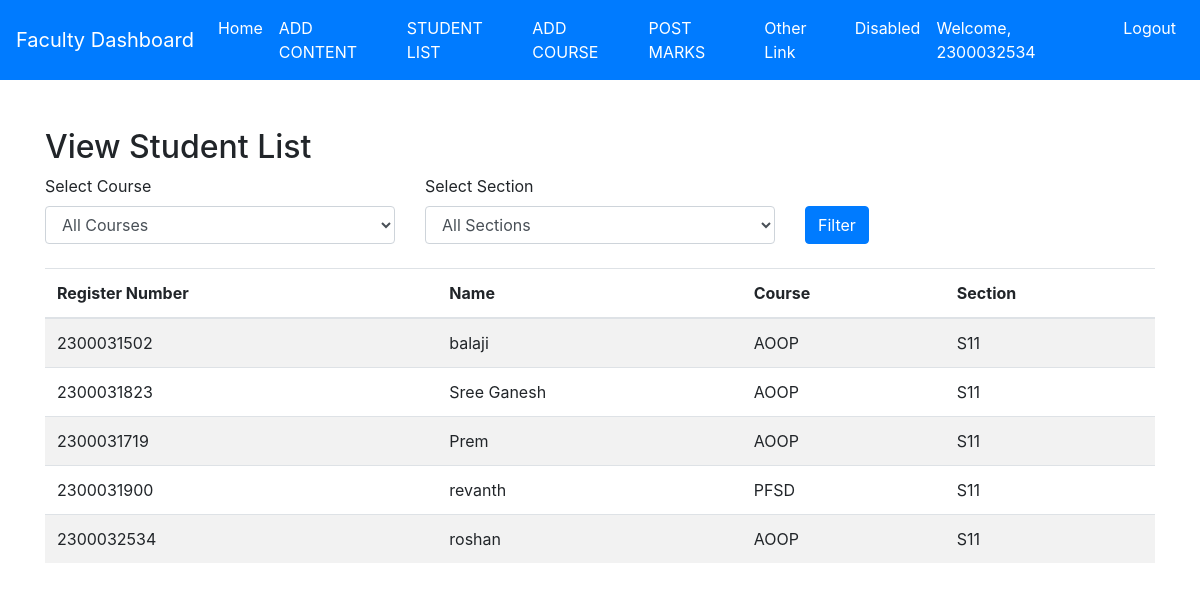
The app's page /facultyapp/view_student_list/ (signed in) with its own data.
### adminapp/models.py (models this page shows, shortened)
class StudentList(models.Model):
    Register_Number = models.CharField(max_length=20, unique=True)
    Name = models.CharField(max_length=100)
    user = models.OneToOneField(User, on_delete=models.CASCADE, null=True)

### facultyapp/models.py (models this page shows, shortened)
class AddCourse(models.Model):
    COURSE_CHOICES = [
        ('AOOP', 'Advanced Object-Oriented Programming'),
        ('PFSD', 'Python Full Stack Development'),
    ]
    SECTION_CHOICES = [
        ('S11', 'Section S11'),
        ('S12', 'Section S12'),
        ('S13', 'Section S13'),
        ('S14', 'Section S14'),
        ('S15', 'Section S15'),
    ]
    student = models.ForeignKey(StudentList, on_delete=models.CASCADE)
    course = models.CharField(max_length=50, choices=COURSE_CHOICES)
    section = models.CharField(max_length=50, choices=SECTION_CHOICES)

### facultyapp/views.py (the view)
# urls.py: path('view_student_list/', views.view_student_list, name='view_student_list'),
def view_student_list(request):
    print("view_student_list was called")  # Confirm function call
    course = request.GET.get('course')
    section = request.GET.get('section')
    print(f"Course: {course}, Section: {section}")  # Check GET parameters
    student_courses = AddCourse.objects.all()
    if course:
        student_courses = student_courses.filter(course=course)
        print(f"Filtered student_courses by course: {list(student_courses.values())}")  # Debugging
    if section:
        student_courses = student_courses.filter(section=section)
        print(f"Filtered student_courses by section: {list(student_courses.values())}")  # Debugging
    students = StudentList.objects.filter(id__in=student_courses.values('student_id'))
    print(f"Students found: {list(students.values())}")  # Debugging
    course_choices = AddCourse.COURSE_CHOICES
    section_choices = AddCourse.SECTION_CHOICES
    context = {
        'students': students,
        'course_choices': course_choices,
        'section_choices': section_choices,
        'selected_course': course,
        'selected_section': section,
    }
    print("Rendering the student list template")  # Confirm rendering
    return render(request, 'facultyapp/view_student_list.html', context)

### templates/facultyapp/view_student_list.html (shortened to what this page needs)
{% extends 'navbar/Facultynavbar.html' %}
{% load static %}
{% block body %}
    <div class="container mt-5">
        <h2>View Student List</h2>
        <form method="get" class="mb-4">
            <div class="row">
                <div class="col-md-4">
                    <label for="course" class="form-label">Select Course</label>
                    <select name="course" id="course" class="form-control">
                        <option value="">All Courses</option>
                    </select>
                </div>
                <div class="col-md-4">
                    <label for="section" class="form-label">Select Section</label>
                    <select name="section" id="section" class="form-control">
                        <option value="">All Sections</option>
                    </select>
                </div>
                <div class="col-md-4 mt-4">
                    <button type="submit" class="btn btn-primary mt-2">Filter</button>
                </div>
            </div>
        </form>
        <table class="table table-striped">
            <thead>
                <tr>
                    <th>Register Number</th>
                    <th>Name</th>
                    <th>Course</th>
                    <th>Section</th>
                </tr>
            </thead>
            <tbody>
                {% if students %}
                    {% for student in students %}
                        <tr>
                            <td>{{ student.Register_Number }}</td>
                            <td>{{ student.Name }}</td>
                            <td>{{ student.addcourse_set.first.course }}</td>
                            <td>{{ student.addcourse_set.first.section }}</td>
                        </tr>
                    {% endfor %}
                {% else %}
                    <tr>
                        <td colspan="4" class="text-center">No students found.</td>
                    </tr>
                {% endif %}
            </tbody>
        </table>
    </div>
{% endblock %}

### templates/navbar/Facultynavbar.html (shortened to what this page needs)
<!DOCTYPE html>
<html lang="en">
<head>
    <link href="https://stackpath.bootstrapcdn.com/bootstrap/4.5.2/css/bootstrap.min.css" rel="stylesheet">
</head>
<body>
<nav class="navbar navbar-expand-lg" style="background-color: #007bff;">
    <a class="navbar-brand text-white" href="#">Faculty Dashboard</a>
    <div class="collapse navbar-collapse" id="navbarNav">
        <ul class="navbar-nav">
            <li class="nav-item active">
                <a class="nav-link text-white" href="{% url 'facultyapp:FacultyHomePage' %}">Home <span class="sr-only">(current)</span></a>
            </li>
            <li class="nav-item ">
                <a class="nav-link text-white" href="{% url 'facultyapp:add_content' %}">ADD CONTENT</a>
            </li>
            <li class="nav-item">
                <a class="nav-link text-white" href="{% url 'facultyapp:view_student_list' %}">STUDENT LIST</a>
           </li>
            <li class="nav-item">
                <a class="nav-link text-white" href="{% url 'facultyapp:add_course' %}">ADD COURSE</a>
            </li>
            <li class="nav-item">
                <a class="nav-link text-white" href="{% url 'facultyapp:post_marks' %}">POST MARKS</a>
            </li>
            <li class="nav-item">
                <a class="nav-link text-white" href="#">Other Link</a>
            </li>
            <li class="nav-item">
                <a class="nav-link text-white disabled" href="#" tabindex="-1" aria-disabled="true">Disabled</a>
            </li>
        </ul>
    </div>
    <ul class="navbar-nav ms-auto">
        {% if user.is_authenticated %}
            <li class="nav-item">
                <span class="nav-link text-white">Welcome, {{ user.username }}</span>
            </li>
            <li class="nav-item">
                <a class="nav-link text-white" href="{% url 'logout' %}">Logout</a>
            </li>
        {% endif %}
    </ul>
</nav>
{% block body %}
{% endblock %}
</body>
</html>

### records on screen
StudentList: Register_Number "2300031502", Name "balaji", addcourse_set.first.course "AOOP", addcourse_set.first.section "S11"
StudentList: Register_Number "2300031823", Name "Sree Ganesh", addcourse_set.first.course "AOOP", addcourse_set.first.section "S11"
StudentList: Register_Number "2300031719", Name "Prem", addcourse_set.first.course "AOOP", addcourse_set.first.section "S11"
StudentList: Register_Number "2300031900", Name "revanth", addcourse_set.first.course "PFSD", addcourse_set.first.section "S11"
StudentList: Register_Number "2300032534", Name "roshan", addcourse_set.first.course "AOOP", addcourse_set.first.section "S11"

### other values on screen
{{ user.username }} "2300032534"
